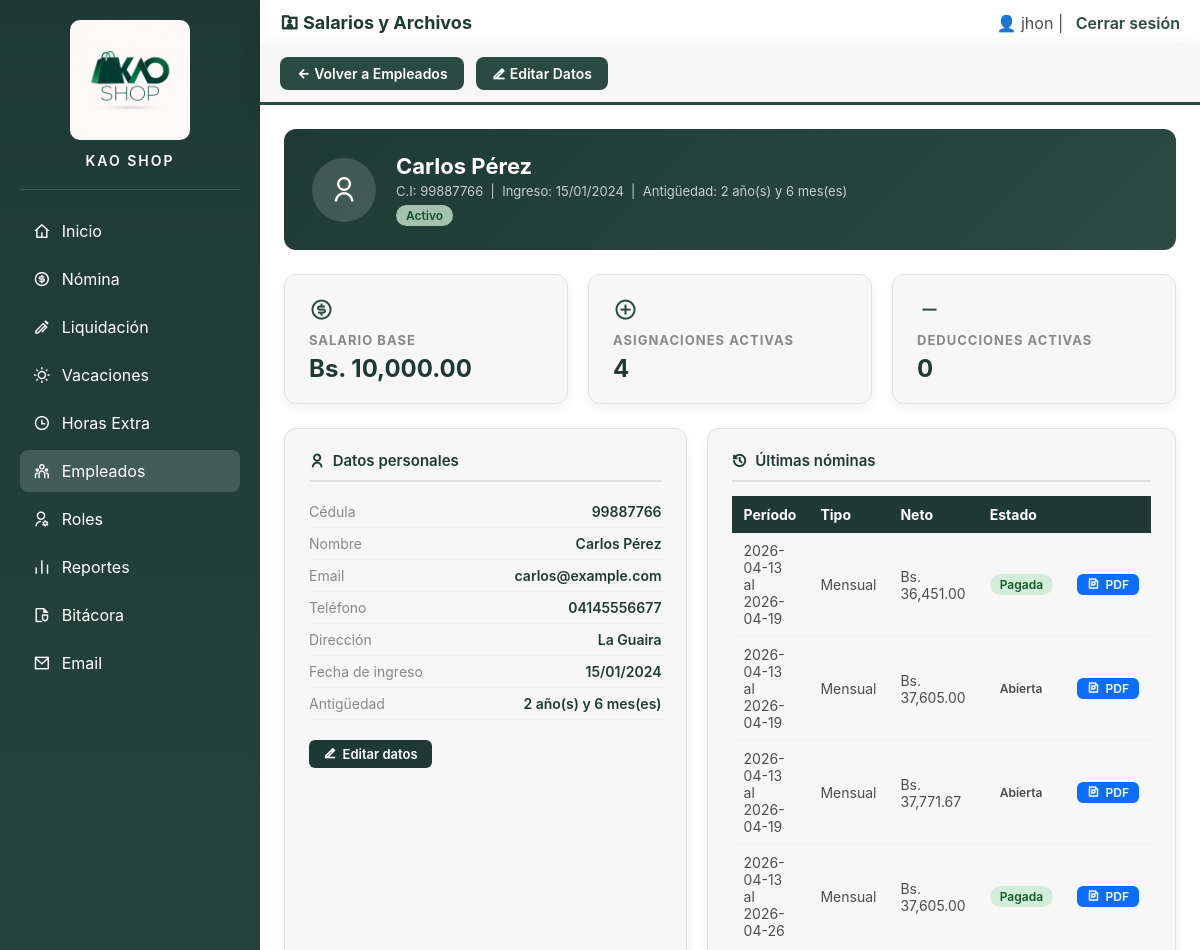
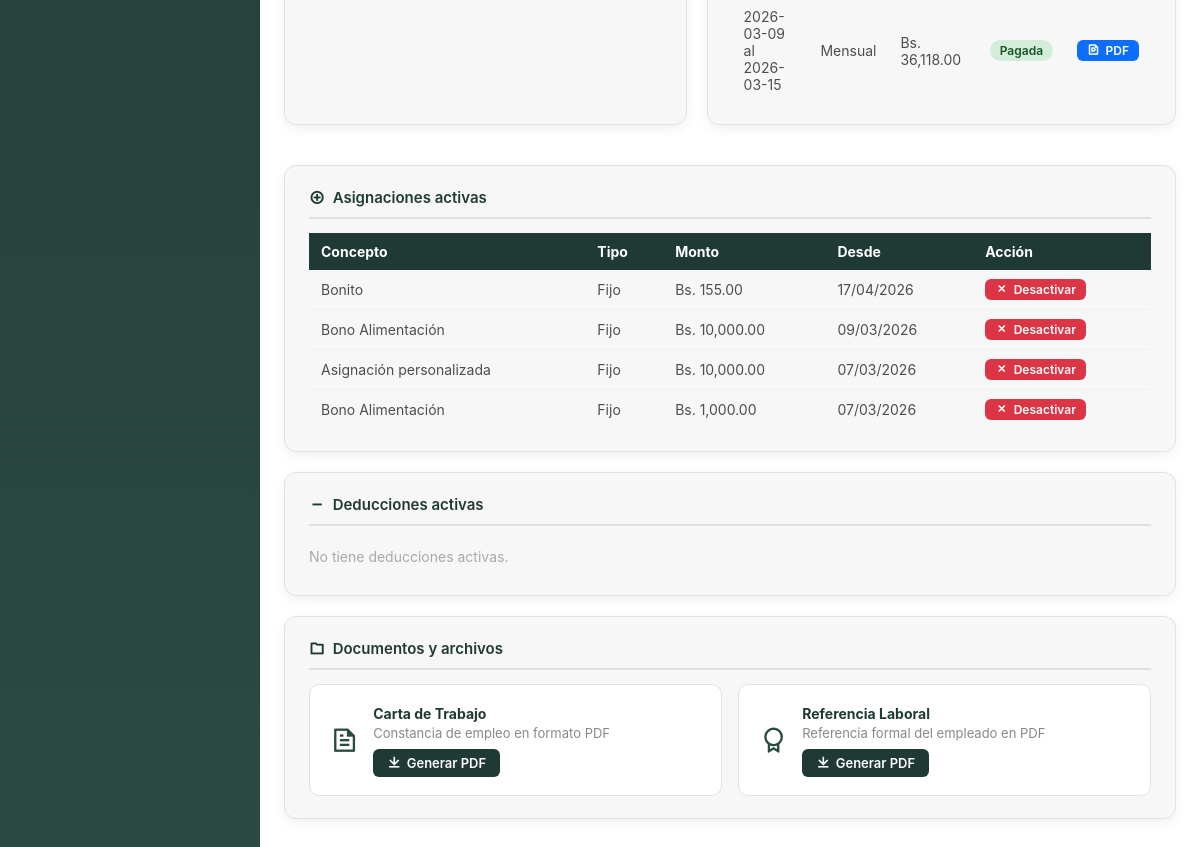
/PHP/salarios_archivos.php?id=2 (signed in), run on an earlier commit of the app's database (2 pictures, top to bottom).
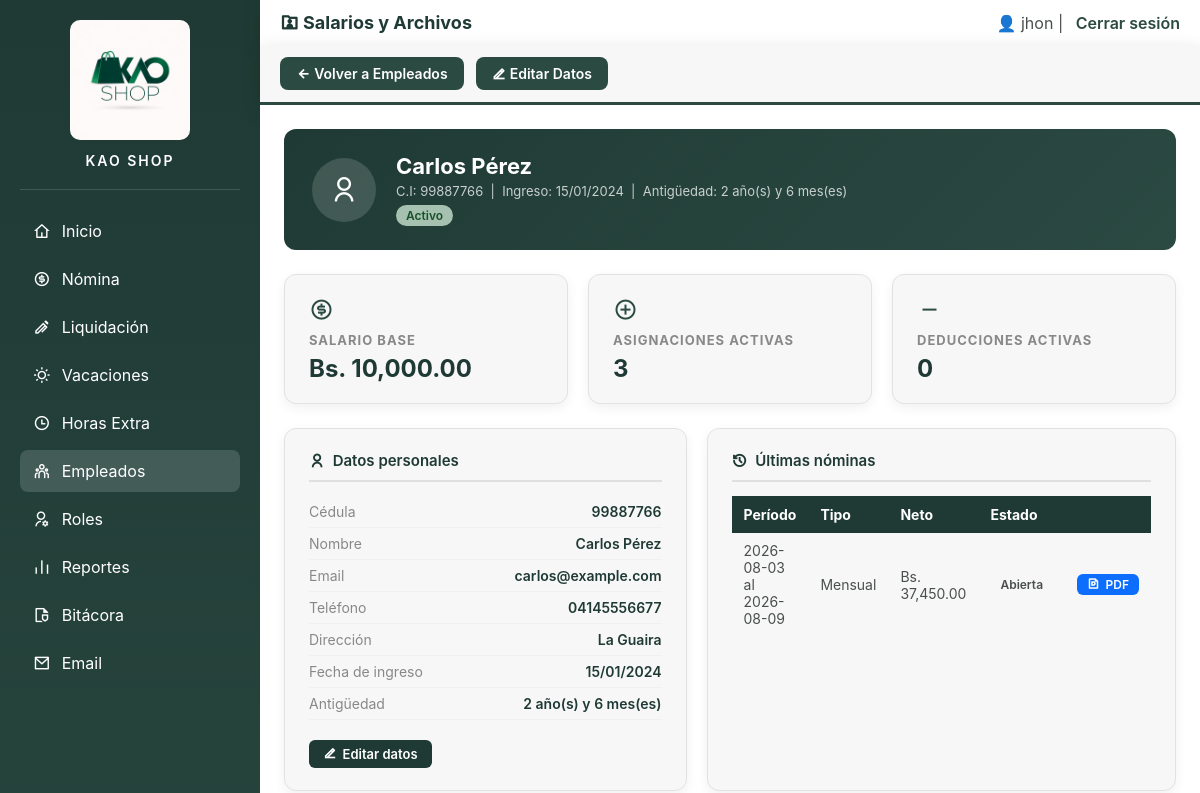
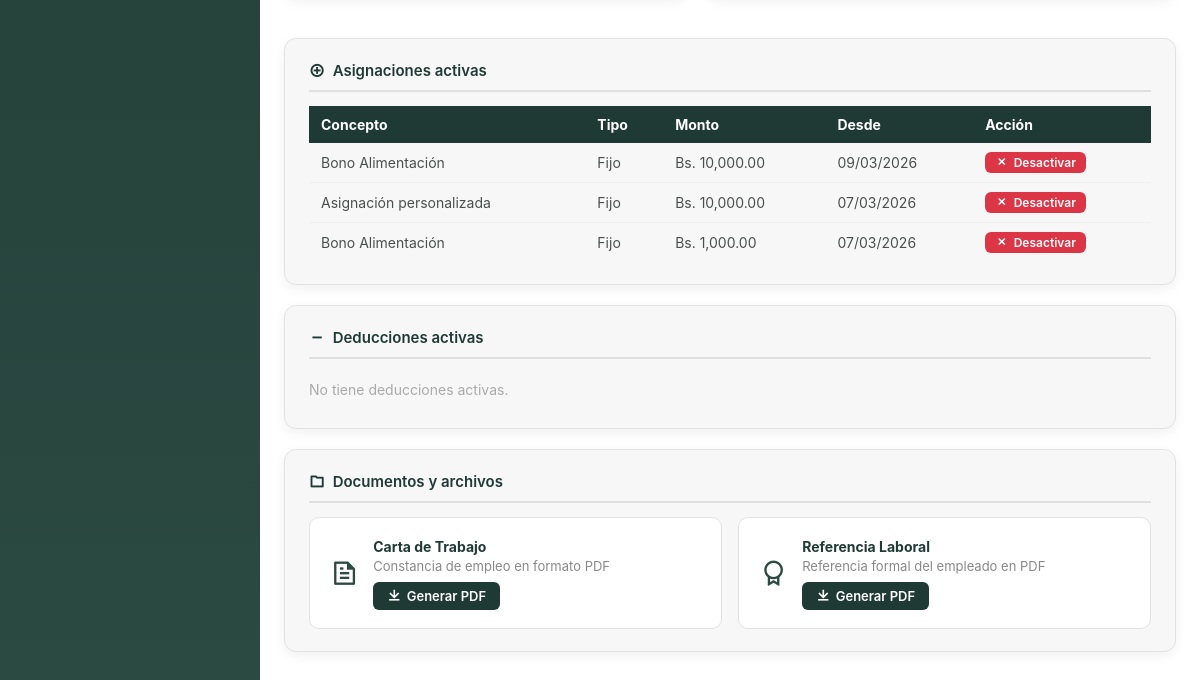
And on a later commit of the database (2 pictures, top to bottom).
### tables this page shows
CREATE TABLE `detalle_nomina` (
  `id_detalle` int(11) NOT NULL,
  `id_nomina` int(11) NOT NULL,
  `empleado_id` int(11) NOT NULL,
  `salario_base` decimal(12,2) NOT NULL DEFAULT 0.00,
  `total_asignaciones` decimal(12,2) DEFAULT 0.00,
  `total_horas_extra` decimal(10,2) NOT NULL DEFAULT 0.00,
  `total_deducciones` decimal(12,2) DEFAULT 0.00,
  `total_pagar` decimal(12,2) DEFAULT 0.00,
  `feriados_trabajados` tinyint(1) NOT NULL DEFAULT 0,
  `monto_recargo` decimal(10,2) NOT NULL DEFAULT 0.00
);

CREATE TABLE `nomina` (
  `id_nomina` int(11) NOT NULL,
  `fecha_inicio` date NOT NULL,
  `fecha_fin` date NOT NULL,
  `tipo` enum('semanal','quincenal','mensual') DEFAULT 'mensual',
  `estado` enum('abierta','cerrada','pagada') DEFAULT 'abierta',
  `creada_por` varchar(100) DEFAULT NULL,
  `fecha_creacion` timestamp NOT NULL DEFAULT current_timestamp()
);

CREATE TABLE `asignacion_empleado` (
  `id_asig_emp` int(11) NOT NULL,
  `empleado_id` int(11) NOT NULL,
  `id_asignacion` int(11) DEFAULT NULL,
  `monto` decimal(10,2) NOT NULL,
  `activa` tinyint(1) DEFAULT 1,
  `creada_en` timestamp NOT NULL DEFAULT current_timestamp()
);

CREATE TABLE `tipo_asignacion` (
  `id_asignacion` int(11) NOT NULL,
  `nombre` varchar(100) NOT NULL,
  `tipo` enum('fijo','porcentaje') NOT NULL DEFAULT 'fijo',
  `porcentaje` decimal(10,2) NOT NULL DEFAULT 0.00,
  `descripcion` text DEFAULT NULL,
  `aplica_a` varchar(20) DEFAULT 'todos',
  `activo` tinyint(1) NOT NULL DEFAULT 1
);

### PHP/salarios_archivos.php (the view, shortened to what the changed rows need)
<?php
include("db.php");
$id = (int)$_GET['id'];
$asignaciones = mysqli_fetch_all(mysqli_query($conexion, "
    SELECT ae.id_asig_emp, ta.nombre, ae.monto, ta.tipo, ae.creada_en
    FROM asignacion_empleado ae
    JOIN tipo_asignacion ta ON ta.id_asignacion = ae.id_asignacion
    WHERE ae.empleado_id = $id AND ae.activa = 1
    ORDER BY ae.creada_en DESC
"), MYSQLI_ASSOC);
$nominas = mysqli_fetch_all(mysqli_query($conexion, "
    SELECT dn.id_detalle, dn.total_pagar, n.fecha_inicio, n.fecha_fin, n.tipo, n.estado
    FROM detalle_nomina dn
    JOIN nomina n ON n.id_nomina = dn.id_nomina
    WHERE dn.empleado_id = $id
    ORDER BY n.fecha_inicio DESC
    LIMIT 5
"), MYSQLI_ASSOC);
?>
<!DOCTYPE html>
<html lang="es">
<head>
<link rel="stylesheet" href="../css/administrador.css">
<link href="https://cdn.jsdelivr.net/npm/remixicon@4.2.0/fonts/remixicon.css" rel="stylesheet">
</head>
<body>
<div class="main">
    <header>
        <h2><i class="ri-folder-user-line"></i> Salarios y Archivos</h2>
    </header>
    <div class="contenido">
        <div class="grid-3">
            <div class="card">
                <div class="icono"><i class="ri-add-circle-line"></i></div>
                <h4>Asignaciones activas</h4>
                <div class="valor"><?= count($asignaciones) ?></div>
            </div>
        </div>
        <div class="grid-2">
            <div class="seccion">
                <?php if (!empty($nominas)): ?>
                <table>
                    <tr>
                        <th>Período</th>
                        <th>Tipo</th>
                        <th>Neto</th>
                        <th>Estado</th>
                        <th></th>
                    </tr>
                    <?php foreach ($nominas as $n): ?>
                    <tr>
                        <td><?= $n['fecha_inicio'].' al '.$n['fecha_fin'] ?></td>
                        <td><?= ucfirst($n['tipo']) ?></td>
                        <td>Bs. <?= number_format($n['total_pagar'], 2) ?></td>
                        <td><span class="badge <?= $n['estado'] ?>"><?= ucfirst($n['estado']) ?></span></td>
                        <td>
                            <a href="ver_detalle_individual.php?id_detalle=<?= $n['id_detalle'] ?>"
                               target="_blank" class="btn-accion btn-azul" style="padding:3px 10px; font-size:12px;">
                               <i class="ri-file-pdf-line"></i> PDF
                            </a>
                        </td>
                    </tr>
                    <?php endforeach; ?>
                </table>
                <?php else: ?>
                    <p class="sin-datos">No hay nóminas registradas para este empleado.</p>
                <?php endif; ?>
            </div>
        </div>
        <div class="seccion">
            <?php if (!empty($asignaciones)): ?>
            <table>
                <tr>
                    <th>Concepto</th>
                    <th>Tipo</th>
                    <th>Monto</th>
                    <th>Desde</th>
                    <th>Acción</th>
                </tr>
                <?php foreach ($asignaciones as $a): ?>
                <tr>
                    <td><?= htmlspecialchars($a['nombre']) ?></td>
                    <td><?= ucfirst($a['tipo']) ?></td>
                    <td><?= $a['tipo'] == 'porcentaje' ? $a['monto'].'%' : 'Bs. '.number_format($a['monto'],2) ?></td>
                    <td><?= date('d/m/Y', strtotime($a['creada_en'])) ?></td>
                    <td>
                        <a href="eliminar_asignacion_empleado.php?id=<?= $a['id_asig_emp'] ?>"
                           onclick="return confirm('¿Desactivar esta asignación?')"
                           class="btn-accion btn-rojo" style="padding:3px 10px; font-size:12px;">
                           <i class="ri-close-line"></i> Desactivar
                        </a>
                    </td>
                </tr>
                <?php endforeach; ?>
            </table>
            <?php else: ?>
                <p class="sin-datos">No tiene asignaciones activas.</p>
            <?php endif; ?>
        </div>
    </div>
</div>
</body>
</html>

What changed in the data, as far as the page shows it:
removed detalle_nomina: id_nomina.fecha_inicio "2026-04-13", id_nomina.fecha_fin "2026-04-19", id_nomina.tipo "Mensual", total_pagar "36,451.00", id_nomina.estado "Pagada"
removed detalle_nomina: id_nomina.fecha_inicio "2026-04-13", id_nomina.fecha_fin "2026-04-19", id_nomina.tipo "Mensual", total_pagar "37,605.00", id_nomina.estado "Abierta"
removed detalle_nomina: id_nomina.fecha_inicio "2026-04-13", id_nomina.fecha_fin "2026-04-19", id_nomina.tipo "Mensual", total_pagar "37,771.67", id_nomina.estado "Abierta"
removed detalle_nomina: id_nomina.fecha_inicio "2026-04-13", id_nomina.fecha_fin "2026-04-26", id_nomina.tipo "Mensual", total_pagar "37,605.00", id_nomina.estado "Pagada"
removed detalle_nomina: id_nomina.fecha_inicio "2026-03-09", id_nomina.fecha_fin "2026-03-15", id_nomina.tipo "Mensual", total_pagar "36,118.00", id_nomina.estado "Pagada"
removed asignacion_empleado: id_asignacion.nombre "Bonito", id_asignacion.tipo "Fijo", monto "155.00", creada_en "17/04/2026"
now on this page (row edited): detalle_nomina: id_nomina.fecha_inicio "2026-08-03", id_nomina.fecha_fin "2026-08-09", id_nomina.tipo "Mensual", total_pagar "37,450.00", id_nomina.estado "Abierta"
Also different on the page:
count($asignaciones): "4" → "3"
